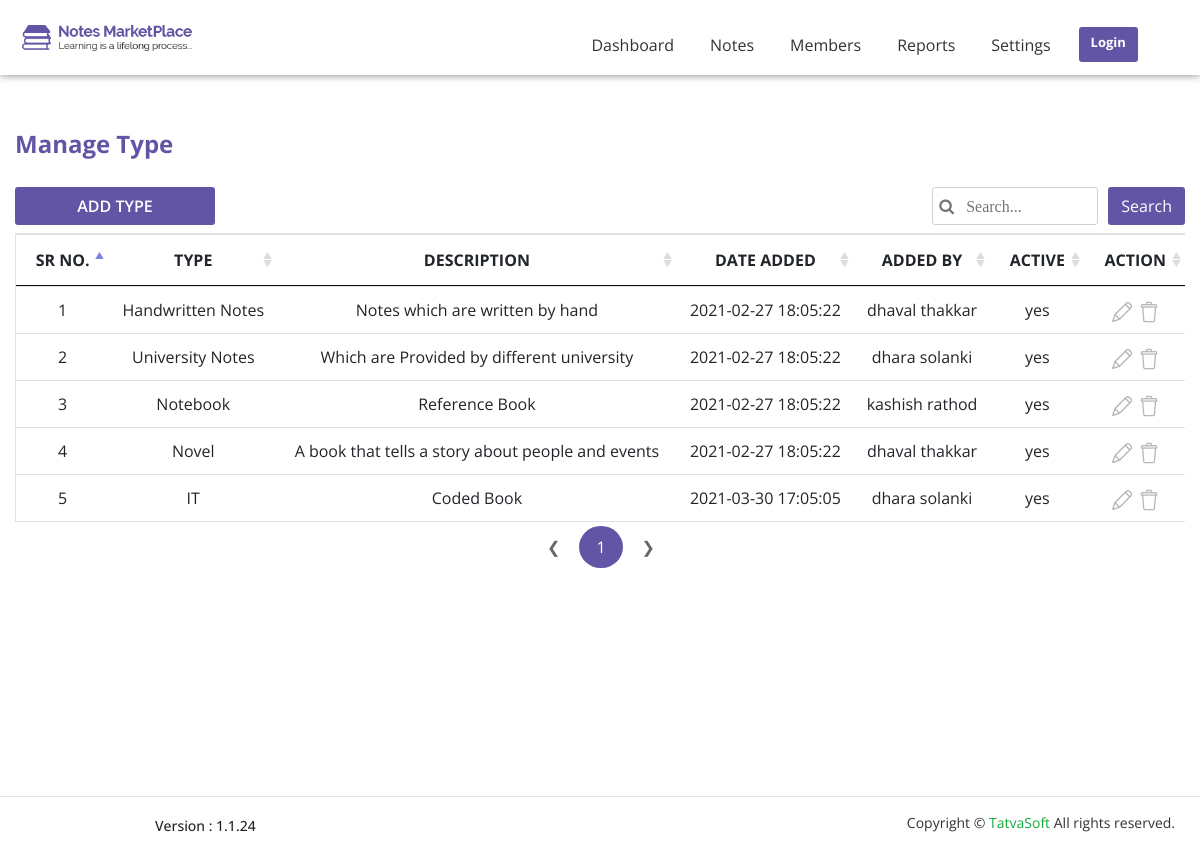
Screenshot of /Notes-project/admin/manage-type.php with the database file from the repository.
### tables this page shows
CREATE TABLE `note_type` (
  `Type_id` int(11) UNSIGNED NOT NULL,
  `Name` varchar(100) NOT NULL,
  `Description` varchar(255) NOT NULL,
  `CreatedDate` datetime DEFAULT NULL,
  `CreatedBy` int(11) DEFAULT NULL,
  `ModifiedDate` datetime DEFAULT NULL,
  `ModifiedBy` int(11) DEFAULT NULL,
  `IsActive` bit(1) NOT NULL
);

CREATE TABLE `users` (
  `User_id` int(11) UNSIGNED NOT NULL,
  `UserRole_id` int(11) UNSIGNED NOT NULL,
  `FirstName` varchar(50) NOT NULL,
  `LastName` varchar(50) NOT NULL,
  `Email` varchar(100) NOT NULL,
  `Password` varchar(24) NOT NULL,
  `IsEmailVerified` bit(1) NOT NULL,
  `CreatedDate` datetime DEFAULT NULL,
  `CreatedBy` int(11) DEFAULT NULL,
  `ModifiedDate` datetime DEFAULT NULL,
  `ModifiedBy` int(11) DEFAULT NULL,
  `IsActive` bit(1) NOT NULL
);

### Notes-project/admin/manage-type.php (the view, shortened to what this page needs)
<?php
include "connection.php";
if(isset($_POST['search'])){
    $search_text = $_POST['search_text'];
    $query_type = mysqli_query($conn,"SELECT note_type.Type_id,note_type.Name,note_type.Description,note_type.CreatedDate,note_type.CreatedBy,note_type.IsActive,users.FirstName,users.LastName FROM note_type LEFT JOIN users ON note_type.CreatedBy=users.User_id WHERE (note_type.Name LIKE '%$search_text%' OR note_type.Description LIKE '%$search_text%' OR note_type.CreatedDate LIKE '%$search_text%' OR users.FirstName LIKE '%$search_text%' OR users.LastName LIKE '%$search_text%')");
}
else{
    $query_type = mysqli_query($conn,"SELECT note_type.Type_id,note_type.Name,note_type.Description,note_type.CreatedDate,note_type.CreatedBy,note_type.IsActive,users.FirstName,users.LastName FROM note_type LEFT JOIN users ON note_type.CreatedBy=users.User_id");
}
?>
<html>
<head>
    <link rel="stylesheet" href="css/font-awesome/css/font-awesome.min.css">
    <link rel="stylesheet" href="css/bootstrap/bootstrap.min.css">
     <link rel="stylesheet" href="css/jquery.dataTables.css">
    <link rel="stylesheet" href="css/style.css">
    <link rel="stylesheet" href="css/responsive.css">
</head>
<body>
    <?php
    include "admin-header.php";
    ?>
    <div class="bottom-footer">
        <section id="administrator">
            <div class="container dash-space">
                <div class="row">
                    <div class="col-lg-12 col-md-12 col-sm-12 col-12 common-space">
                        <h4>Manage Type</h4>
                    </div>
                </div>
                <div class="row">
                    <div class="col-lg-6 col-md-6 col-sm-12 col-12 common-space">
                        <a href="addtype.php"><button class="btn btn-admin">ADD TYPE</button></a>
                    </div>
                    <div class="col-lg-6 col-md-6 col-sm-12 col-12 common-space">
                       <form method="post">
                        <button type="submit" class="btn search-admin" name="search">Search</button>
                        <input type="search" placeholder=' &#xf002   Search...'/ name="search_text">
                        </form>
                    </div>
                </div>
                <div class="row">
                    <div class="table-responsive">
                        <table class="table border common-table-width-2 text-center" id="myTable">
                            <thead>
                                <tr>
                                    <th scope="col">SR NO.</th>
                                    <th scope="col">TYPE</th>
                                    <th scope="col">DESCRIPTION</th>
                                    <th scope="col">DATE ADDED</th>
                                    <th scope="col">ADDED BY</th>
                                    <th scope="col">ACTIVE</th>
                                    <th scope="col">ACTION</th>
                                </tr>
                            </thead>
                            <tbody>
                               <?php
                                $i=1;
                                while($row=mysqli_fetch_assoc($query_type)){
                                    $type_name = $row['Name'];
                                    $description = $row['Description'];
                                    $addedby_fname= $row['FirstName'];
                                    $adddedby_lname = $row['LastName'];
                                    $date_added = $row['CreatedDate'];
                                    $active = $row['IsActive'];
                                    $type_id = $row['Type_id'];
                                ?>
                                <tr>
                                    <td><?php echo $i ?></td>
                                    <td><?php echo $type_name ?></td>
                                    <td><?php echo  $description ?></td>
                                    <td><?php echo $date_added ?></td>
                                    <td><?php echo "$addedby_fname&nbsp;$adddedby_lname"?></td>
                                    <?php
                                    if($active==1){
                                        echo "<td>yes</td>";
                                    }
                                    else{
                                        echo "<td>no</td>";
                                    }
                                    ?>
                                    <td>
                                        <a href="addtype.php?typeid=<?php echo $type_id ?>"><img src="image/administrator/edit.png" alt="edit"></a>&nbsp;
                                        <a class="delete-type-popup" data-id="<?php echo $type_id ?>" data-target="#exampleModaltype" data-toggle="modal"><img src="image/administrator/delete.png" alt="delete"></a>
                                    </td>
                                </tr>
                              <?php
                                $i++;
                                }
                                ?>
                            </tbody>
                        </table>
                    </div>
                </div>
            </div>
        </section>
    </div>
    <?php include "admin-footer.php";
    ?>
</body>
</html>

### Notes-project/admin/css/style.css (style rules this page uses)
html,body { height: 100%; font-family: "Open Sans",sans-serif; }
section { background-color: white; overflow: hidden; }
#administrator { margin-top: 50px; }
#administrator h4 { color: #6255a5; font-weight: 700; padding: 40px 0 20px 0; }
#administrator table { border: 1px solid #d1d1d1; line-height: 30px; margin-top: 30px; }
.btn-admin { color: #fff; background-color: #6255a5; border-radius: 3px; width: 200px; float: left; font-weight: 600; }
.search-admin { color: #fff; background-color: #6255a5; border-radius: 3px; width: 100x; }
#administrator input { height: 38px; border: 1px solid #d1d1d1; border-radius: 3px; margin-right: 10px; font-family: FontAwesome; }
#administrator input, .search-admin { float: right; }
.common-space { padding: 0; }
.dash-space { padding: 40px 0 20px 0; }
.common-table-width-2 { width: 1170px; }
.bottom-footer { min-height: 100%; }

### rows the page displays
note_type: Name "Handwritten Notes", Description "Notes which are written by hand", CreatedDate "2021-02-27 18:05:22", users.FirstName "dhaval", users.LastName "thakkar", IsActive "yes"
note_type: Name "University Notes", Description "Which are Provided by different university", CreatedDate "2021-02-27 18:05:22", users.FirstName "dhara", users.LastName "solanki", IsActive "yes"
note_type: Name "Notebook", Description "Reference Book", CreatedDate "2021-02-27 18:05:22", users.FirstName "kashish", users.LastName "rathod", IsActive "yes"
note_type: Name "Novel", Description "A book that tells a story about people and events", CreatedDate "2021-02-27 18:05:22", users.FirstName "dhaval", users.LastName "thakkar", IsActive "yes"
note_type: Name "IT", Description "Coded Book", CreatedDate "2021-03-30 17:05:05", users.FirstName "dhara", users.LastName "solanki", IsActive "yes"
